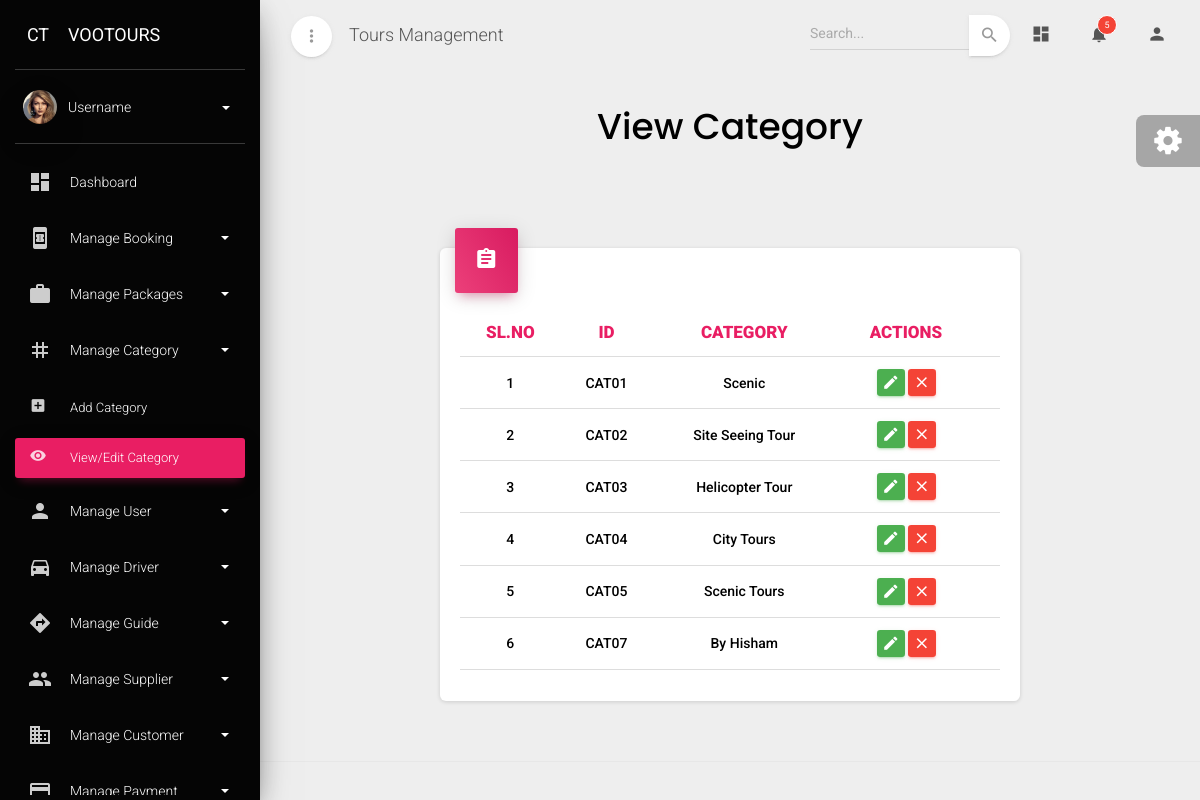
/viewcategory, run on an earlier commit of the app's database.
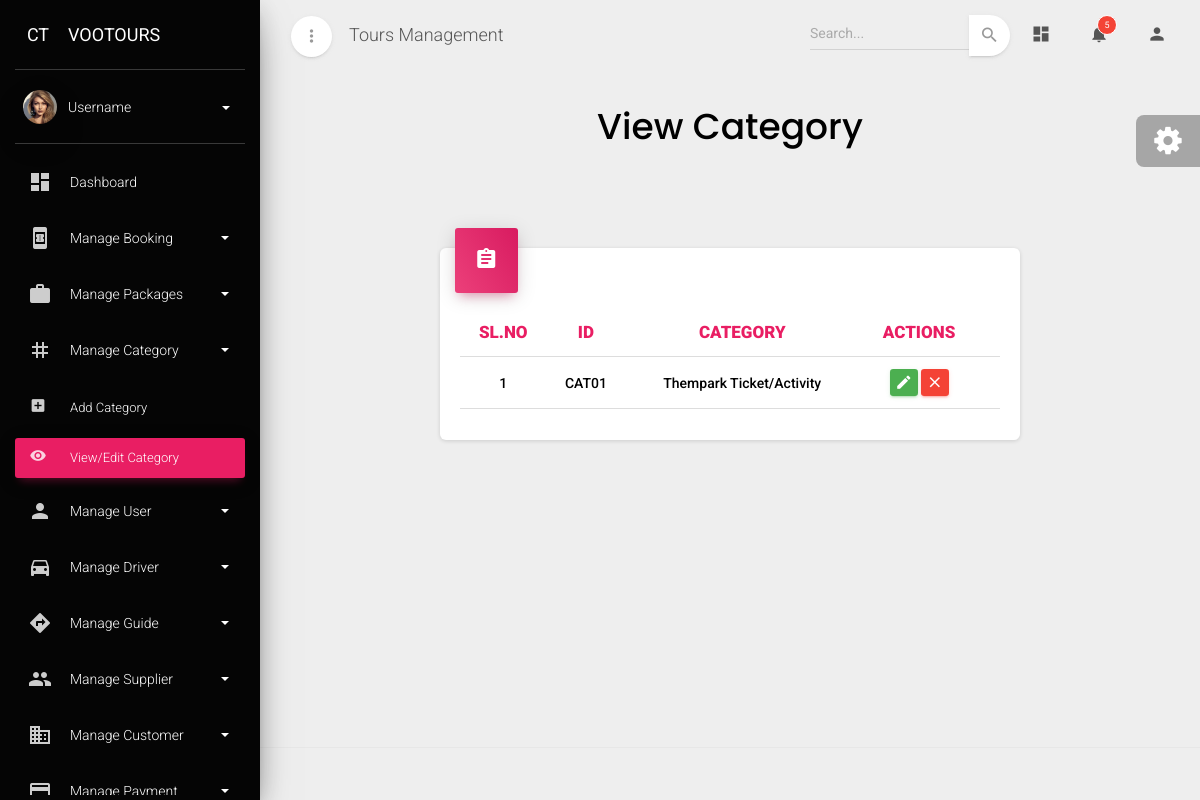
And on a later commit of the database.
### admin_dashboard/models.py (models this page shows, shortened)
class Category(models.Model):
    category_id=models.CharField(max_length=10, primary_key=True, editable=False)
    category_name=models.CharField(max_length=30,unique=True)
    adult=models.BooleanField(default=True)
    child=models.BooleanField(default=True)
    infant=models.BooleanField(default=True)
    foc=models.BooleanField(default=True)
    pickup_location=models.BooleanField(default=True)
    drop_location=models.BooleanField(default=True)
    room_no=models.BooleanField(default=True)
    remark=models.BooleanField(default=True)
    date=models.BooleanField(default=True)
    time=models.BooleanField(default=True)
    pickup_time=models.BooleanField(default=True)

### admin_dashboard/views.py (the view)
# urls.py: path('viewcategory',View_category,name="view_category"),
def View_category(request):
    data=Category.objects.all()
    return render(request,'view_category.html',{'data':data})

### admin_dashboard/templates/view_category.html (shortened to what this page needs)
{% extends "base.html" %}
{% block content %}
<div class="content">
  <div class="container-fluid">
    <div class="row text-center">
      <h2
        class="font-weight-bold"
        style="font-family: poppins, serif; color: #000"
      >
        View Category
      </h2>
    </div>
    <div class="row mt-2">
      <div class="mt-5">
        <div class="row" id="supplier-allocation-content">
          <div class="col-2"></div>
          <div class="col-lg-8 col-md-12 col-md-12">
            <div class="card">
              <div class="card-header card-header-rose card-header-icon">
                <div class="card-icon">
                  <i class="material-icons">assignment</i>
                </div>
              </div>
              <div class="card-body">
                <div class="table-responsive">
                  <table class="table">
                    <thead>
                      <tr>
                        <th class="text-center  text-rose" style="font-weight: 900;" >SL.NO</th>
                        <th class="text-center  text-rose" style="font-weight: 900;" >ID</th>
                        <th class="text-center  text-rose" style="font-weight: 900;" >CATEGORY</th>
                        <th class="text-center  text-rose" style="font-weight: 900;" >ACTIONS</th>
                        <th class="text-center  text-rose" style="font-weight: 900;" ></th>
                      </tr>
                    </thead>
                    <tbody>
                      {% for i in data %}
                      <tr>
                        <tr>
                          <td class="text-center" style="font-weight: 500;">{{forloop.counter}}</td>
                          <td class="text-center text-capitalize" style="font-weight: 500;">{{i.category_id}}</td>
                          <td class="text-center text-capitalize" style="font-weight: 500;">{{i.category_name}}</td>
                          <td class="td-actions text-center">
                            <button type="button" rel="tooltip" class="btn btn-success" data-toggle="modal" data-target="#editModal{{i.category_id}}" onclick="openEditModal('{{i.category_id}}')"> <i class="material-icons">edit</i> </button>
                            <button type="button" rel="tooltip" class="btn btn-danger" data-toggle="modal" data-target="#deleteModal{{i.category_id}}" onclick="openDeleteModal('{{i.category_id}}')"> <i class="material-icons">close</i> </button>
                          </td>
                          <td class="text-center text-capitalize" style="font-weight: 500;"></td>
                      </tr>
                      {% endfor %}
                    </tbody>
                  </table>
                </div>
              </div>
            </div>
          </div>
          <div class="col-2"></div>
        </div>
      </div>
    </div>
  </div>
</div>
{% endblock content %}

### admin_dashboard/templates/base.html (shortened to what this page needs)
{% load static %}
<!DOCTYPE html>
<html lang="en">
<head>
  <link href="https://cdnjs.cloudflare.com/ajax/libs/select2/4.0.13/css/select2.min.css" rel="stylesheet" />
  <link href="https://cdn.jsdelivr.net/npm/select2@4.1.0-rc.0/dist/css/select2.min.css" rel="stylesheet" />
  <link rel="stylesheet" href="https://maxcdn.bootstrapcdn.com/font-awesome/latest/css/font-awesome.min.css">
  <link href="https://cdn.jsdelivr.net/npm/bootstrap@5.3.3/dist/css/bootstrap.min.css" rel="stylesheet">
  <link rel="stylesheet" href="https://stackpath.bootstrapcdn.com/bootstrap/4.3.1/css/bootstrap.min.css">
  <link href="{% static "css/material-dashboard.css" %}" rel="stylesheet" />
  <link href="{% static "demo/demo.css" %}" rel="stylesheet" />
  <link rel="stylesheet" href="https://cdn.jsdelivr.net/npm/bootstrap-select@1.14.0-beta2/dist/css/bootstrap-select.min.css">
</head>
<body class="">
  <div class="wrapper ">
    <div class="sidebar" data-color="rose" data-background-color="black" data-image="../assets/img/sidebar-1.jpg">
      <div class="logo"><a href="{% url "dashboard" %}" class="simple-text logo-mini">
          CT
        </a>
        <a href="{% url "dashboard" %}" class="simple-text logo-normal">
          Vootours
        </a></div>
      <div class="sidebar-wrapper">
        <div class="user">
          <div class="photo">
            <img src=" {% static "img/faces/avatar.jpg" %}" />
          </div>
          <div class="user-info">
            <a data-toggle="collapse" href="#collapseExample" class="username">
              <span>
              Username                <b class="caret"></b>
              </span>
            </a>
          </div>
        </div>
        <ul class="nav">
          <li class="nav-item {% if request.path == '/' %} active {% endif %}" >
            <a class="nav-link" href="{% url "dashboard" %}">
              <i class="material-icons">dashboard</i>
              <p> Dashboard </p>
            </a>
          </li>
          <li class="nav-item">
            <a class="nav-link" data-toggle="collapse" href="#booking">
              <i class="material-icons">book_online</i>
              <p> Manage Booking
                <b class="caret"></b>
              </p>
            </a>
          </li>
          <li class="nav-item ">
            <a class="nav-link" data-toggle="collapse" href="#package">
              <i class="material-icons">work</i>
              <p> Manage Packages
                <b class="caret"></b>
              </p>
            </a>
          </li>
          <li class="nav-item ">
            <a class="nav-link" data-toggle="collapse" href="#category">
              <i class="material-icons">tag</i>
              <p> Manage Category
                <b class="caret"></b>
              </p>
            </a>
            <div class="collapse {% if request.path == '/addcategory' or  request.path == '/viewcategory' %}show{% endif %}" id="category">
              <ul class="nav">
                <li class="nav-item {% if request.path == '/addcategory' %}active{% endif %}">
                  <a class="nav-link" href="{% url "add_category" %}">
                    <span class="sidebar-mini"> <i class="material-icons">add_box</i> </span>
                    <span class="sidebar-normal"> Add Category </span>
                  </a>
                </li>
                <li class="nav-item {% if request.path == '/viewcategory' %}active{% endif %} ">
                  <a class="nav-link" href="{% url "view_category" %}">
                    <span class="sidebar-mini"> <i class="material-icons">visibility</i> </span>
                    <span class="sidebar-normal"> View/Edit Category </span>
                  </a>
                </li>
              </ul>
            </div>
          </li>
          <li class="nav-item ">
            <a class="nav-link" data-toggle="collapse" href="#user">
              <i class="material-icons">person</i>
              <p> Manage User
                <b class="caret"></b>
              </p>
            </a>
          </li>
          <li class="nav-item ">
            <a class="nav-link" data-toggle="collapse" href="#driver">
              <i class="material-icons">directions_car</i>
              <p> Manage Driver
                <b class="caret"></b>
              </p>
            </a>
          </li>
          <li class="nav-item ">
            <a class="nav-link" data-toggle="collapse" href="#guide">
              <i class="material-icons">directions</i>
              <p> Manage Guide
                <b class="caret"></b>
              </p>
            </a>
          </li>
          <li class="nav-item ">
            <a class="nav-link" data-toggle="collapse" href="#supplier">
              <i class="material-icons">group</i>
              <p> Manage Supplier
                <b class="caret"></b>
              </p>
            </a>
          </li>
          <li class="nav-item ">
            <a class="nav-link" data-toggle="collapse" href="#company">
              <i class="material-icons">business</i>
              <p> Manage Customer
                <b class="caret"></b>
              </p>
            </a>
          </li>
          <li class="nav-item ">
            <a class="nav-link" data-toggle="collapse" href="#payment">
              <i class="material-icons">credit_card</i>
              <p> Manage Payment
                <b class="caret"></b>
              </p>
            </a>
          </li>
        </ul>
      </div>
      <div class="sidebar-background"></div>
    </div>
    <div class="main-panel">
      <nav class="navbar navbar-expand-lg navbar-transparent navbar-absolute fixed-top ">
        <div class="container-fluid">
          <div class="navbar-wrapper">
            <div class="navbar-minimize">
              <button id="minimizeSidebar" class="btn btn-just-icon btn-white btn-fab btn-round">
                <i class="material-icons text_align-center visible-on-sidebar-regular">more_vert</i>
              </button>
            </div>
            <a class="navbar-brand" href="javascript:;">Tours Management</a>
          </div>
          <div class="collapse navbar-collapse justify-content-end">
            <form class="navbar-form">
              <div class="input-group no-border">
                <input type="text" value="" class="form-control" placeholder="Search...">
                <button type="submit" class="btn btn-white btn-round btn-just-icon">
                  <i class="material-icons">search</i>
                  <div class="ripple-container"></div>
                </button>
              </div>
            </form>
            <ul class="navbar-nav">
              <li class="nav-item">
                <a class="nav-link" href="javascript:;">
                  <i class="material-icons">dashboard</i>
                </a>
              </li>
              <li class="nav-item dropdown">
                <a class="nav-link" href="http://example.com" id="navbarDropdownMenuLink" data-toggle="dropdown" aria-haspopup="true" aria-expanded="false">
                  <i class="material-icons">notifications</i>
                  <span class="notification">5</span>
                </a>
              </li>
              <li class="nav-item dropdown">
                <a class="nav-link" href="javascript:;" id="navbarDropdownProfile" data-toggle="dropdown" aria-haspopup="true" aria-expanded="false">
                  <i class="material-icons">person</i>
                </a>
              </li>
            </ul>
          </div>
        </div>
      </nav>
      {% block content %}
      {% endblock content %}
      <footer class="footer">
      </footer>
    </div>
  </div>
  <div class="fixed-plugin">
    <div class="dropdown show-dropdown">
      <a href="#" data-toggle="dropdown">
        <i class="fa fa-cog fa-2x"> </i>
      </a>
    </div>
  </div>
</body>
</html>

What changed in the data, as far as the page shows it:
removed Category: category_id "CAT02", category_name "Site Seeing Tour"
removed Category: category_id "CAT03", category_name "Helicopter Tour"
removed Category: category_id "CAT04", category_name "City Tours"
removed Category: category_id "CAT05", category_name "Scenic Tours"
removed Category: category_id "CAT07", category_name "By Hisham"
changed Category "CAT01": category_name "Scenic" → "Thempark Ticket/Activity"
